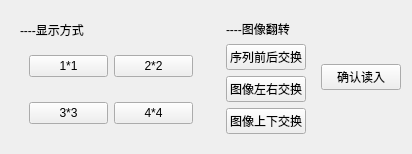
              <widget class="QWidget" name="page_4">
               <layout class="QHBoxLayout" name="horizontalLayout_8">
                <item>
                 <widget class="QWidget" name="widget_14" native="true">
                  <property name="maximumSize">
                   <size>
                    <width>200</width>
                    <height>16777215</height>
                   </size>
                  </property>
                  <layout class="QVBoxLayout" name="verticalLayout_10">
                   <item>
                    <widget class="QLabel" name="label_7">
                     <property name="maximumSize">
                      <size>
                       <width>16777215</width>
                       <height>20</height>
                      </size>
                     </property>
                     <property name="text">
                      <string>----显示方式</string>
                     </property>
                    </widget>
                   </item>
                   <item>
                    <widget class="QWidget" name="widget_15" native="true">
                     <layout class="QHBoxLayout" name="horizontalLayout_9">
                      <item>
                       <widget class="QPushButton" name="pushButton_8">
                        <property name="text">
                         <string>1*1</string>
                        </property>
                       </widget>
                      </item>
                      <item>
                       <widget class="QPushButton" name="pushButton_9">
                        <property name="text">
                         <string>2*2</string>
                        </property>
                       </widget>
                      </item>
                     </layout>
                    </widget>
                   </item>
                   <item>
                    <widget class="QWidget" name="widget_17" native="true">
                     <layout class="QHBoxLayout" name="horizontalLayout_10">
                      <item>
                       <widget class="QPushButton" name="pushButton_10">
                        <property name="text">
                         <string>3*3</string>
                        </property>
                       </widget>
                      </item>
                      <item>
                       <widget class="QPushButton" name="pushButton_11">
                        <property name="text">
                         <string>4*4</string>
                        </property>
                       </widget>
                      </item>
                     </layout>
                    </widget>
                   </item>
                  </layout>
                 </widget>
                </item>
                <item>
                 <widget class="QWidget" name="widget_16" native="true">
                  <property name="maximumSize">
                   <size>
                    <width>200</width>
                    <height>16777215</height>
                   </size>
                  </property>
                  <layout class="QVBoxLayout" name="verticalLayout_11">
                   <item>
                    <widget class="QLabel" name="label_13">
                     <property name="maximumSize">
                      <size>
                       <width>16777215</width>
                       <height>20</height>
                      </size>
                     </property>
                     <property name="text">
                      <string>----图像翻转</string>
                     </property>
                    </widget>
                   </item>
                   <item>
                    <widget class="QWidget" name="widget_20" native="true">
                     <layout class="QHBoxLayout" name="horizontalLayout_13">
                      <property name="leftMargin">
                       <number>0</number>
                      </property>
                      <property name="topMargin">
                       <number>0</number>
                      </property>
                      <property name="rightMargin">
                       <number>0</number>
                      </property>
                      <property name="bottomMargin">
                       <number>0</number>
                      </property>
                      <item>
                       <widget class="QPushButton" name="pushButton_15">
                        <property name="text">
                         <string>序列前后交换</string>
                        </property>
                       </widget>
                      </item>
                     </layout>
                    </widget>
                   </item>
                   <item>
                    <widget class="QWidget" name="widget_18" native="true">
                     <layout class="QHBoxLayout" name="horizontalLayout_11">
                      <property name="leftMargin">
                       <number>0</number>
                      </property>
                      <property name="topMargin">
                       <number>0</number>
                      </property>
                      <property name="rightMargin">
                       <number>0</number>
                      </property>
                      <property name="bottomMargin">
                       <number>0</number>
                      </property>
                      <item>
                       <widget class="QPushButton" name="pushButton_13">
                        <property name="text">
                         <string>图像左右交换</string>
                        </property>
                       </widget>
                      </item>
                     </layout>
                    </widget>
                   </item>
                   <item>
                    <widget class="QWidget" name="widget_19" native="true">
                     <layout class="QHBoxLayout" name="horizontalLayout_12">
                      <property name="leftMargin">
                       <number>0</number>
                      </property>
                      <property name="topMargin">
                       <number>0</number>
                      </property>
                      <property name="rightMargin">
                       <number>0</number>
                      </property>
                      <property name="bottomMargin">
                       <number>0</number>
                      </property>
                      <item>
                       <widget class="QPushButton" name="pushButton_14">
                        <property name="text">
                         <string>图像上下交换</string>
                        </property>
                       </widget>
                      </item>
                     </layout>
                    </widget>
                   </item>
                  </layout>
                 </widget>
                </item>
                <item>
                 <widget class="QPushButton" name="pushButton_12">
                  <property name="maximumSize">
                   <size>
                    <width>100</width>
                    <height>16777215</height>
                   </size>
                  </property>
                  <property name="text">
                   <string>确认读入</string>
                  </property>
                 </widget>
                </item>
               </layout>
              </widget>
